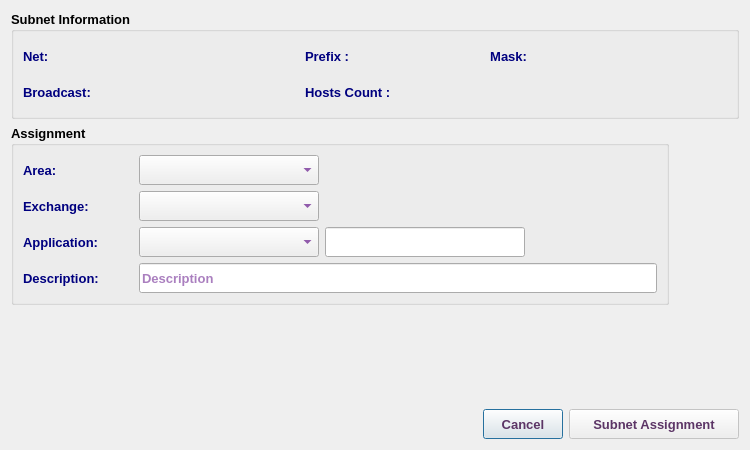
<?xml version="1.0" encoding="UTF-8"?>
<ui version="4.0">
 <class>Subnet3V4AssignmentDialog</class>
 <widget class="QDialog" name="Subnet3V4AssignmentDialog">
  <property name="geometry">
   <rect>
    <x>0</x>
    <y>0</y>
    <width>750</width>
    <height>450</height>
   </rect>
  </property>
  <property name="minimumSize">
   <size>
    <width>750</width>
    <height>450</height>
   </size>
  </property>
  <property name="maximumSize">
   <size>
    <width>751</width>
    <height>451</height>
   </size>
  </property>
  <property name="font">
   <font>
    <family>Tahoma</family>
    <pointsize>10</pointsize>
   </font>
  </property>
  <property name="windowTitle">
   <string>Subnet Assignment</string>
  </property>
  <property name="windowIcon">
   <iconset resource="../../../../../image.qrc">
    <normaloff>:/Image/connection.png</normaloff>:/Image/connection.png</iconset>
  </property>
  <layout class="QVBoxLayout" name="verticalLayout_4">
   <item>
    <widget class="QGroupBox" name="netGB">
     <property name="font">
      <font>
       <family>Tahoma</family>
       <pointsize>10</pointsize>
       <weight>75</weight>
       <bold>true</bold>
      </font>
     </property>
     <property name="title">
      <string>Subnet Information</string>
     </property>
     <layout class="QVBoxLayout" name="verticalLayout_3">
      <item>
       <layout class="QHBoxLayout" name="horizontalLayout_13">
        <item>
         <widget class="QLabel" name="label_7">
          <property name="minimumSize">
           <size>
            <width>90</width>
            <height>30</height>
           </size>
          </property>
          <property name="maximumSize">
           <size>
            <width>90</width>
            <height>30</height>
           </size>
          </property>
          <property name="font">
           <font>
            <family>Tahoma</family>
            <pointsize>10</pointsize>
            <weight>75</weight>
            <bold>true</bold>
           </font>
          </property>
          <property name="styleSheet">
           <string notr="true">color: rgb(0, 0, 127);</string>
          </property>
          <property name="text">
           <string>Net:</string>
          </property>
         </widget>
        </item>
        <item>
         <widget class="QLabel" name="netLbl">
          <property name="minimumSize">
           <size>
            <width>180</width>
            <height>30</height>
           </size>
          </property>
          <property name="maximumSize">
           <size>
            <width>500</width>
            <height>30</height>
           </size>
          </property>
          <property name="font">
           <font>
            <family>Tahoma</family>
            <pointsize>10</pointsize>
           </font>
          </property>
          <property name="styleSheet">
           <string notr="true">color: rgb(85, 0, 127);</string>
          </property>
          <property name="text">
           <string/>
          </property>
         </widget>
        </item>
        <item>
         <widget class="QLabel" name="label_10">
          <property name="minimumSize">
           <size>
            <width>80</width>
            <height>30</height>
           </size>
          </property>
          <property name="maximumSize">
           <size>
            <width>80</width>
            <height>30</height>
           </size>
          </property>
          <property name="font">
           <font>
            <family>Tahoma</family>
            <pointsize>10</pointsize>
            <weight>75</weight>
            <bold>true</bold>
           </font>
          </property>
          <property name="styleSheet">
           <string notr="true">color: rgb(0, 0, 127);</string>
          </property>
          <property name="text">
           <string>Prefix :</string>
          </property>
          <property name="alignment">
           <set>Qt::AlignLeading|Qt::AlignLeft|Qt::AlignVCenter</set>
          </property>
         </widget>
        </item>
        <item>
         <widget class="QLabel" name="prefixLbl">
          <property name="minimumSize">
           <size>
            <width>50</width>
            <height>30</height>
           </size>
          </property>
          <property name="maximumSize">
           <size>
            <width>50</width>
            <height>30</height>
           </size>
          </property>
          <property name="font">
           <font>
            <family>Tahoma</family>
            <pointsize>10</pointsize>
           </font>
          </property>
          <property name="styleSheet">
           <string notr="true">color: rgb(85, 0, 127);</string>
          </property>
          <property name="text">
           <string/>
          </property>
         </widget>
        </item>
        <item>
         <widget class="QLabel" name="label_9">
          <property name="minimumSize">
           <size>
            <width>80</width>
            <height>30</height>
           </size>
          </property>
          <property name="maximumSize">
           <size>
            <width>80</width>
            <height>30</height>
           </size>
          </property>
          <property name="font">
           <font>
            <family>Tahoma</family>
            <pointsize>10</pointsize>
            <weight>75</weight>
            <bold>true</bold>
           </font>
          </property>
          <property name="styleSheet">
           <string notr="true">color: rgb(0, 0, 127);</string>
          </property>
          <property name="text">
           <string>Mask:</string>
          </property>
          <property name="alignment">
           <set>Qt::AlignRight|Qt::AlignTrailing|Qt::AlignVCenter</set>
          </property>
         </widget>
        </item>
        <item>
         <widget class="QLabel" name="maskLbl">
          <property name="minimumSize">
           <size>
            <width>180</width>
            <height>30</height>
           </size>
          </property>
          <property name="maximumSize">
           <size>
            <width>500</width>
            <height>30</height>
           </size>
          </property>
          <property name="font">
           <font>
            <family>Tahoma</family>
            <pointsize>10</pointsize>
           </font>
          </property>
          <property name="styleSheet">
           <string notr="true">color: rgb(85, 0, 127);</string>
          </property>
          <property name="text">
           <string/>
          </property>
         </widget>
        </item>
        <item>
         <spacer name="horizontalSpacer_3">
          <property name="orientation">
           <enum>Qt::Horizontal</enum>
          </property>
          <property name="sizeHint" stdset="0">
           <size>
            <width>40</width>
            <height>20</height>
           </size>
          </property>
         </spacer>
        </item>
       </layout>
      </item>
      <item>
       <layout class="QHBoxLayout" name="horizontalLayout_12">
        <item>
         <widget class="QLabel" name="label_11">
          <property name="minimumSize">
           <size>
            <width>90</width>
            <height>30</height>
           </size>
          </property>
          <property name="maximumSize">
           <size>
            <width>90</width>
            <height>30</height>
           </size>
          </property>
          <property name="font">
           <font>
            <family>Tahoma</family>
            <pointsize>10</pointsize>
            <weight>75</weight>
            <bold>true</bold>
           </font>
          </property>
          <property name="styleSheet">
           <string notr="true">color: rgb(0, 0, 127);</string>
          </property>
          <property name="text">
           <string>Broadcast:</string>
          </property>
         </widget>
        </item>
        <item>
         <widget class="QLabel" name="bcLbl">
          <property name="minimumSize">
           <size>
            <width>180</width>
            <height>30</height>
           </size>
          </property>
          <property name="maximumSize">
           <size>
            <width>500</width>
            <height>30</height>
           </size>
          </property>
          <property name="font">
           <font>
            <family>Tahoma</family>
            <pointsize>10</pointsize>
            <weight>75</weight>
            <bold>true</bold>
           </font>
          </property>
          <property name="styleSheet">
           <string notr="true">color: rgb(85, 0, 127);</string>
          </property>
          <property name="text">
           <string/>
          </property>
         </widget>
        </item>
        <item>
         <widget class="QLabel" name="label_12">
          <property name="minimumSize">
           <size>
            <width>130</width>
            <height>30</height>
           </size>
          </property>
          <property name="maximumSize">
           <size>
            <width>130</width>
            <height>30</height>
           </size>
          </property>
          <property name="font">
           <font>
            <family>Tahoma</family>
            <pointsize>10</pointsize>
            <weight>75</weight>
            <bold>true</bold>
           </font>
          </property>
          <property name="styleSheet">
           <string notr="true">color: rgb(0, 0, 127);</string>
          </property>
          <property name="text">
           <string>Hosts Count :</string>
          </property>
          <property name="alignment">
           <set>Qt::AlignLeading|Qt::AlignLeft|Qt::AlignVCenter</set>
          </property>
         </widget>
        </item>
        <item>
         <widget class="QLabel" name="hostLbl">
          <property name="minimumSize">
           <size>
            <width>150</width>
            <height>30</height>
           </size>
          </property>
          <property name="maximumSize">
           <size>
            <width>150</width>
            <height>30</height>
           </size>
          </property>
          <property name="font">
           <font>
            <family>Tahoma</family>
            <pointsize>10</pointsize>
            <weight>75</weight>
            <bold>true</bold>
           </font>
          </property>
          <property name="styleSheet">
           <string notr="true">color: rgb(85, 0, 127);</string>
          </property>
          <property name="text">
           <string/>
          </property>
         </widget>
        </item>
        <item>
         <spacer name="horizontalSpacer_5">
          <property name="orientation">
           <enum>Qt::Horizontal</enum>
          </property>
          <property name="sizeHint" stdset="0">
           <size>
            <width>40</width>
            <height>20</height>
           </size>
          </property>
         </spacer>
        </item>
       </layout>
      </item>
     </layout>
    </widget>
   </item>
   <item>
    <layout class="QHBoxLayout" name="horizontalLayout_2">
     <item>
      <widget class="QGroupBox" name="groupBox">
       <property name="font">
        <font>
         <family>Tahoma</family>
         <pointsize>10</pointsize>
         <weight>75</weight>
         <bold>true</bold>
        </font>
       </property>
       <property name="title">
        <string>Assignment</string>
       </property>
       <layout class="QVBoxLayout" name="verticalLayout_2">
        <item>
         <layout class="QVBoxLayout" name="verticalLayout">
          <item>
           <layout class="QHBoxLayout" name="horizontalLayout">
            <item>
             <widget class="QLabel" name="label">
              <property name="minimumSize">
               <size>
                <width>110</width>
                <height>30</height>
               </size>
              </property>
              <property name="maximumSize">
               <size>
                <width>110</width>
                <height>30</height>
               </size>
              </property>
              <property name="font">
               <font>
                <family>Tahoma</family>
                <pointsize>10</pointsize>
                <weight>75</weight>
                <bold>true</bold>
               </font>
              </property>
              <property name="styleSheet">
               <string notr="true">color: rgb(0, 0, 127);</string>
              </property>
              <property name="text">
               <string>Area:</string>
              </property>
              <property name="alignment">
               <set>Qt::AlignLeading|Qt::AlignLeft|Qt::AlignVCenter</set>
              </property>
             </widget>
            </item>
            <item>
             <widget class="QComboBox" name="areaCB">
              <property name="minimumSize">
               <size>
                <width>180</width>
                <height>30</height>
               </size>
              </property>
              <property name="maximumSize">
               <size>
                <width>180</width>
                <height>30</height>
               </size>
              </property>
              <property name="font">
               <font>
                <family>Tahoma</family>
                <pointsize>10</pointsize>
                <weight>75</weight>
                <bold>true</bold>
               </font>
              </property>
              <property name="styleSheet">
               <string notr="true">color: rgb(85, 0, 127);</string>
              </property>
             </widget>
            </item>
            <item>
             <spacer name="horizontalSpacer_2">
              <property name="font">
               <font>
                <family>Tahoma</family>
                <pointsize>10</pointsize>
               </font>
              </property>
              <property name="orientation">
               <enum>Qt::Horizontal</enum>
              </property>
              <property name="sizeHint" stdset="0">
               <size>
                <width>40</width>
                <height>20</height>
               </size>
              </property>
             </spacer>
            </item>
           </layout>
          </item>
          <item>
           <layout class="QHBoxLayout" name="horizontalLayout_10">
            <item>
             <widget class="QLabel" name="label_13">
              <property name="minimumSize">
               <size>
                <width>110</width>
                <height>30</height>
               </size>
              </property>
              <property name="maximumSize">
               <size>
                <width>110</width>
                <height>30</height>
               </size>
              </property>
              <property name="font">
               <font>
                <family>Tahoma</family>
                <pointsize>10</pointsize>
                <weight>75</weight>
                <bold>true</bold>
               </font>
              </property>
              <property name="styleSheet">
               <string notr="true">color: rgb(0, 0, 127);</string>
              </property>
              <property name="text">
               <string>Exchange:</string>
              </property>
              <property name="alignment">
               <set>Qt::AlignLeading|Qt::AlignLeft|Qt::AlignVCenter</set>
              </property>
             </widget>
            </item>
            <item>
             <widget class="QComboBox" name="abbrCB">
              <property name="sizePolicy">
               <sizepolicy hsizetype="Preferred" vsizetype="Preferred">
                <horstretch>0</horstretch>
                <verstretch>0</verstretch>
               </sizepolicy>
              </property>
              <property name="minimumSize">
               <size>
                <width>180</width>
                <height>30</height>
               </size>
              </property>
              <property name="maximumSize">
               <size>
                <width>180</width>
                <height>30</height>
               </size>
              </property>
              <property name="font">
               <font>
                <family>Tahoma</family>
                <pointsize>10</pointsize>
                <weight>75</weight>
                <bold>true</bold>
               </font>
              </property>
              <property name="styleSheet">
               <string notr="true">color: rgb(85, 0, 127);</string>
              </property>
             </widget>
            </item>
            <item>
             <spacer name="horizontalSpacer_4">
              <property name="font">
               <font>
                <family>Tahoma</family>
                <pointsize>10</pointsize>
               </font>
              </property>
              <property name="orientation">
               <enum>Qt::Horizontal</enum>
              </property>
              <property name="sizeHint" stdset="0">
               <size>
                <width>40</width>
                <height>20</height>
               </size>
              </property>
             </spacer>
            </item>
           </layout>
          </item>
          <item>
           <layout class="QHBoxLayout" name="horizontalLayout_11">
            <item>
             <widget class="QLabel" name="label_14">
              <property name="minimumSize">
               <size>
                <width>110</width>
                <height>30</height>
               </size>
              </property>
              <property name="maximumSize">
               <size>
                <width>110</width>
                <height>30</height>
               </size>
              </property>
              <property name="font">
               <font>
                <family>Tahoma</family>
                <pointsize>10</pointsize>
                <weight>75</weight>
                <bold>true</bold>
               </font>
              </property>
              <property name="styleSheet">
               <string notr="true">color: rgb(0, 0, 127);</string>
              </property>
              <property name="text">
               <string>Application:</string>
              </property>
              <property name="alignment">
               <set>Qt::AlignLeading|Qt::AlignLeft|Qt::AlignVCenter</set>
              </property>
             </widget>
            </item>
            <item>
             <widget class="QComboBox" name="appCB">
              <property name="sizePolicy">
               <sizepolicy hsizetype="Preferred" vsizetype="Preferred">
                <horstretch>0</horstretch>
                <verstretch>0</verstretch>
               </sizepolicy>
              </property>
              <property name="minimumSize">
               <size>
                <width>180</width>
                <height>30</height>
               </size>
              </property>
              <property name="maximumSize">
               <size>
                <width>180</width>
                <height>30</height>
               </size>
              </property>
              <property name="font">
               <font>
                <family>Tahoma</family>
                <pointsize>10</pointsize>
                <weight>75</weight>
                <bold>true</bold>
               </font>
              </property>
              <property name="styleSheet">
               <string notr="true">color: rgb(85, 0, 127);</string>
              </property>
             </widget>
            </item>
            <item>
             <widget class="QLineEdit" name="appLE">
              <property name="sizePolicy">
               <sizepolicy hsizetype="Expanding" vsizetype="Preferred">
                <horstretch>0</horstretch>
                <verstretch>0</verstretch>
               </sizepolicy>
              </property>
              <property name="minimumSize">
               <size>
                <width>200</width>
                <height>30</height>
               </size>
              </property>
              <property name="maximumSize">
               <size>
                <width>8000</width>
                <height>30</height>
               </size>
              </property>
              <property name="font">
               <font>
                <family>Tahoma</family>
                <pointsize>10</pointsize>
               </font>
              </property>
             </widget>
            </item>
            <item>
             <spacer name="horizontalSpacer_6">
              <property name="orientation">
               <enum>Qt::Horizontal</enum>
              </property>
              <property name="sizeHint" stdset="0">
               <size>
                <width>40</width>
                <height>20</height>
               </size>
              </property>
             </spacer>
            </item>
           </layout>
          </item>
          <item>
           <layout class="QHBoxLayout" name="horizontalLayout_9">
            <item>
             <widget class="QLabel" name="label_5">
              <property name="minimumSize">
               <size>
                <width>110</width>
                <height>30</height>
               </size>
              </property>
              <property name="maximumSize">
               <size>
                <width>110</width>
                <height>30</height>
               </size>
              </property>
              <property name="font">
               <font>
                <family>Tahoma</family>
                <pointsize>10</pointsize>
                <weight>75</weight>
                <bold>true</bold>
               </font>
              </property>
              <property name="styleSheet">
               <string notr="true">color: rgb(0, 0, 127);</string>
              </property>
              <property name="text">
               <string>Description:</string>
              </property>
             </widget>
            </item>
            <item>
             <widget class="QLineEdit" name="descLE">
              <property name="sizePolicy">
               <sizepolicy hsizetype="Expanding" vsizetype="Preferred">
                <horstretch>0</horstretch>
                <verstretch>0</verstretch>
               </sizepolicy>
              </property>
              <property name="minimumSize">
               <size>
                <width>500</width>
                <height>30</height>
               </size>
              </property>
              <property name="maximumSize">
               <size>
                <width>8000</width>
                <height>30</height>
               </size>
              </property>
              <property name="font">
               <font>
                <family>Tahoma</family>
                <pointsize>10</pointsize>
                <weight>75</weight>
                <bold>true</bold>
               </font>
              </property>
              <property name="styleSheet">
               <string notr="true">color: rgb(85, 0, 127);</string>
              </property>
              <property name="placeholderText">
               <string>Description</string>
              </property>
             </widget>
            </item>
           </layout>
          </item>
         </layout>
        </item>
       </layout>
      </widget>
     </item>
     <item>
      <widget class="QLabel" name="pix">
       <property name="enabled">
        <bool>true</bool>
       </property>
       <property name="minimumSize">
        <size>
         <width>64</width>
         <height>64</height>
        </size>
       </property>
       <property name="maximumSize">
        <size>
         <width>64</width>
         <height>64</height>
        </size>
       </property>
       <property name="font">
        <font>
         <family>Tahoma</family>
         <pointsize>10</pointsize>
        </font>
       </property>
       <property name="text">
        <string/>
       </property>
       <property name="pixmap">
        <pixmap resource="../../../../../image.qrc">:/Image/connection.png</pixmap>
       </property>
      </widget>
     </item>
    </layout>
   </item>
   <item>
    <spacer name="verticalSpacer">
     <property name="font">
      <font>
       <family>Tahoma</family>
       <pointsize>10</pointsize>
      </font>
     </property>
     <property name="orientation">
      <enum>Qt::Vertical</enum>
     </property>
     <property name="sizeHint" stdset="0">
      <size>
       <width>20</width>
       <height>36</height>
      </size>
     </property>
    </spacer>
   </item>
   <item>
    <layout class="QHBoxLayout" name="horizontalLayout_8">
     <item>
      <spacer name="horizontalSpacer">
       <property name="font">
        <font>
         <family>Tahoma</family>
         <pointsize>10</pointsize>
        </font>
       </property>
       <property name="orientation">
        <enum>Qt::Horizontal</enum>
       </property>
       <property name="sizeHint" stdset="0">
        <size>
         <width>40</width>
         <height>20</height>
        </size>
       </property>
      </spacer>
     </item>
     <item>
      <widget class="QPushButton" name="cancelBtn">
       <property name="minimumSize">
        <size>
         <width>80</width>
         <height>30</height>
        </size>
       </property>
       <property name="maximumSize">
        <size>
         <width>100</width>
         <height>30</height>
        </size>
       </property>
       <property name="font">
        <font>
         <family>Tahoma</family>
         <pointsize>10</pointsize>
         <weight>75</weight>
         <bold>true</bold>
        </font>
       </property>
       <property name="styleSheet">
        <string notr="true">color: rgb(92, 53, 102);</string>
       </property>
       <property name="text">
        <string>Cancel</string>
       </property>
      </widget>
     </item>
     <item>
      <widget class="QPushButton" name="okBtn">
       <property name="enabled">
        <bool>false</bool>
       </property>
       <property name="sizePolicy">
        <sizepolicy hsizetype="Preferred" vsizetype="Preferred">
         <horstretch>0</horstretch>
         <verstretch>0</verstretch>
        </sizepolicy>
       </property>
       <property name="minimumSize">
        <size>
         <width>170</width>
         <height>30</height>
        </size>
       </property>
       <property name="maximumSize">
        <size>
         <width>250</width>
         <height>30</height>
        </size>
       </property>
       <property name="font">
        <font>
         <family>Tahoma</family>
         <pointsize>10</pointsize>
         <weight>75</weight>
         <bold>true</bold>
        </font>
       </property>
       <property name="styleSheet">
        <string notr="true">color: rgb(92, 53, 102);</string>
       </property>
       <property name="text">
        <string>Subnet Assignment</string>
       </property>
       <property name="icon">
        <iconset resource="../../../../../image.qrc">
         <normaloff>:/Image/connection.png</normaloff>:/Image/connection.png</iconset>
       </property>
       <property name="iconSize">
        <size>
         <width>20</width>
         <height>20</height>
        </size>
       </property>
      </widget>
     </item>
    </layout>
   </item>
  </layout>
 </widget>
 <tabstops>
  <tabstop>areaCB</tabstop>
  <tabstop>abbrCB</tabstop>
  <tabstop>appCB</tabstop>
  <tabstop>appLE</tabstop>
  <tabstop>descLE</tabstop>
  <tabstop>okBtn</tabstop>
  <tabstop>cancelBtn</tabstop>
 </tabstops>
 <resources>
  <include location="../../../../../image.qrc"/>
 </resources>
 <connections/>
</ui>
